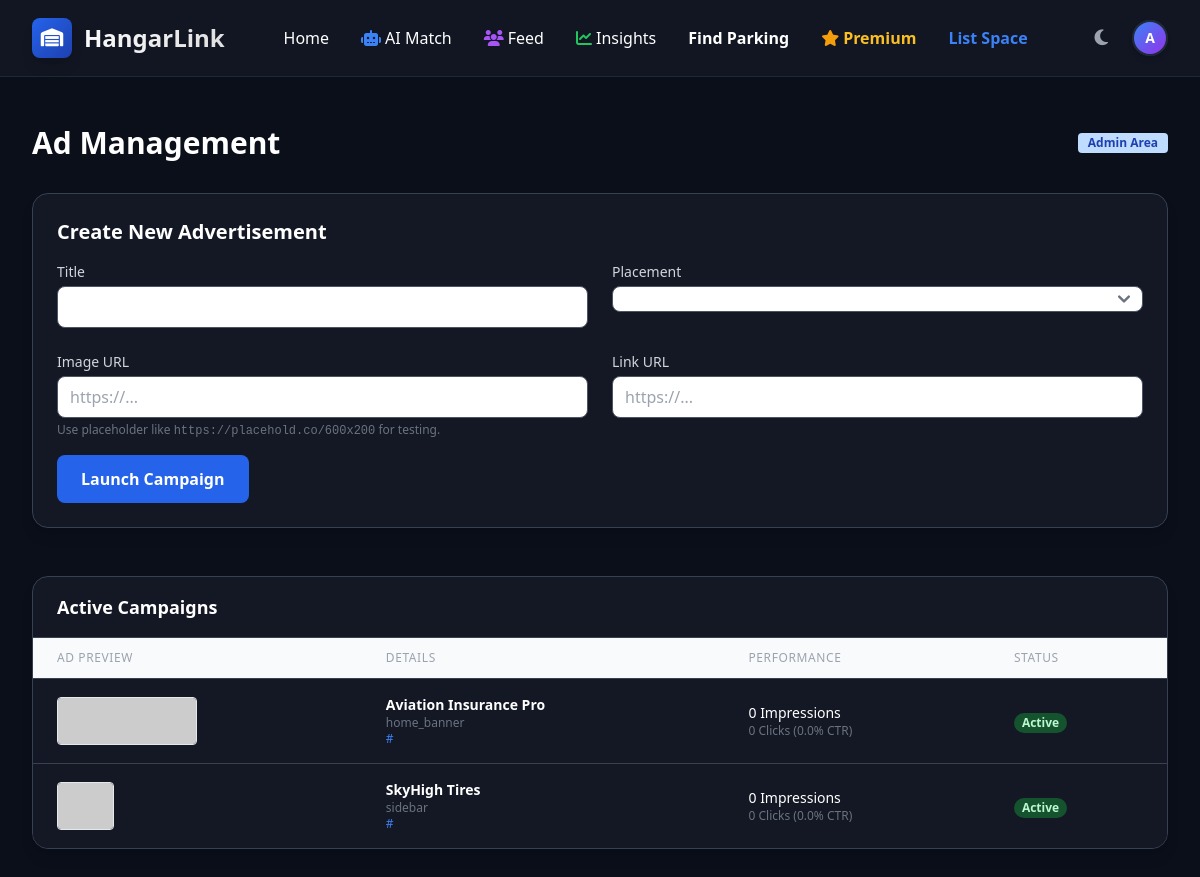
Page /admin/ads (signed in) on the committed database.
### models.py (models this page shows, shortened)
class User(UserMixin, db.Model):
    __tablename__ = 'users'
    id = db.Column(db.Integer, primary_key=True)
    username = db.Column(db.String(80), unique=True, nullable=False)
    email = db.Column(db.String(120), unique=True, nullable=False)
    password_hash = db.Column(db.String(200), nullable=False)
    role = db.Column(db.String(20), nullable=False)  # 'owner' or 'renter'
    created_at = db.Column(db.DateTime, default=datetime.utcnow)
    alert_enabled = db.Column(db.Boolean, default=False)
    alert_airport = db.Column(db.String(4), nullable=True)
    alert_max_price = db.Column(db.Float, nullable=True)
    alert_min_size = db.Column(db.Integer, nullable=True)
    alert_covered_only = db.Column(db.Boolean, default=False)
    listings = db.relationship('Listing', backref='owner', lazy=True)
    reputation_score = db.Column(db.Float, default=5.0)
    rentals_count = db.Column(db.Integer, default=0)
    is_premium = db.Column(db.Boolean, default=False)
    subscription_tier = db.Column(db.String(20), default='free')  # 'free', 'premium'
    stripe_customer_id = db.Column(db.String(100), nullable=True)
    stripe_subscription_id = db.Column(db.String(100), nullable=True)
    subscription_expires = db.Column(db.DateTime, nullable=True)
    has_analytics_access = db.Column(db.Boolean, default=False)
    analytics_expires_at = db.Column(db.DateTime, nullable=True)
    is_admin = db.Column(db.Boolean, default=False)
    search_count_today = db.Column(db.Integer, default=0)
    search_reset_date = db.Column(db.Date, nullable=True)
    points = db.Column(db.Integer, default=0)
    referral_code = db.Column(db.String(20), unique=True, nullable=True)
    referred_by_id = db.Column(db.Integer, db.ForeignKey('users.id'), nullable=True)
    is_certified = db.Column(db.Boolean, default=False)
    seasonal_alerts = db.Column(db.Boolean, default=True) # Feature 4

class Ad(db.Model):
    id = db.Column(db.Integer, primary_key=True)
    title = db.Column(db.String(100), nullable=False)
    image_url = db.Column(db.String(500), nullable=False)
    link_url = db.Column(db.String(500), nullable=False)
    placement = db.Column(db.String(50), default='home_banner') # home_banner, sidebar, listing_detail
    impressions = db.Column(db.Integer, default=0)
    clicks = db.Column(db.Integer, default=0)
    active = db.Column(db.Boolean, default=True)
    created_at = db.Column(db.DateTime, default=datetime.utcnow)

### routes.py (the view, shortened to what this page needs)
@app.route('/admin/ads', methods=['GET', 'POST'])
@login_required
@admin_required
def admin_ads():
    ads = Ad.query.all()
    return render_template('admin_ads.html', ads=ads)

### templates/admin_ads.html (shortened to what this page needs)
{% extends "base.html" %}
{% block content %}
<div class="min-h-screen bg-gray-50 dark:bg-dark-900 py-12">
    <div class="max-w-7xl mx-auto px-4 sm:px-6 lg:px-8">
        <div class="flex justify-between items-center mb-8">
            <h1 class="text-3xl font-bold text-gray-900 dark:text-white">Ad Management</h1>
            <span
                class="bg-blue-100 text-blue-800 text-xs font-semibold px-2.5 py-0.5 rounded dark:bg-blue-200 dark:text-blue-800">Admin
                Area</span>
        </div>
        <div
            class="bg-white dark:bg-dark-800 rounded-2xl shadow-lg p-6 mb-12 border border-gray-200 dark:border-gray-700">
            <h2 class="text-xl font-bold text-gray-800 dark:text-white mb-4">Create New Advertisement</h2>
            <form action="{{ url_for('admin_ads') }}" method="POST" class="space-y-4">
                <div class="grid grid-cols-1 md:grid-cols-2 gap-6">
                    <div>
                        <label class="block text-sm font-medium text-gray-700 dark:text-gray-300 mb-1">Title</label>
                        <input type="text" name="title" required
                            class="w-full rounded-lg border-gray-300 dark:border-gray-600 dark:bg-dark-700 dark:text-white focus:ring-blue-500 focus:border-blue-500">
                    </div>
                    <div>
                        <label class="block text-sm font-medium text-gray-700 dark:text-gray-300 mb-1">Placement</label>
                        <select name="placement"
                            class="w-full rounded-lg border-gray-300 dark:border-gray-600 dark:bg-dark-700 dark:text-white focus:ring-blue-500 focus:border-blue-500">
                            <option value="home_banner">Home Banner (Wide)</option>
                        </select>
                    </div>
                    <div>
                        <label class="block text-sm font-medium text-gray-700 dark:text-gray-300 mb-1">Image URL</label>
                        <input type="url" name="image_url" required placeholder="https://..."
                            class="w-full rounded-lg border-gray-300 dark:border-gray-600 dark:bg-dark-700 dark:text-white focus:ring-blue-500 focus:border-blue-500">
                        <p class="text-xs text-gray-500 mt-1">Use placeholder like
                            <code>https://placehold.co/600x200</code> for testing.</p>
                    </div>
                    <div>
                        <label class="block text-sm font-medium text-gray-700 dark:text-gray-300 mb-1">Link URL</label>
                        <input type="url" name="link_url" required placeholder="https://..."
                            class="w-full rounded-lg border-gray-300 dark:border-gray-600 dark:bg-dark-700 dark:text-white focus:ring-blue-500 focus:border-blue-500">
                    </div>
                </div>
                <button type="submit"
                    class="bg-blue-600 hover:bg-blue-700 text-white font-bold py-3 px-6 rounded-lg transition-colors w-full md:w-auto">
                    Launch Campaign
                </button>
            </form>
        </div>
        <div
            class="bg-white dark:bg-dark-800 rounded-2xl shadow-lg overflow-hidden border border-gray-200 dark:border-gray-700">
            <div class="px-6 py-4 border-b border-gray-200 dark:border-gray-700">
                <h3 class="text-lg font-bold text-gray-800 dark:text-white">Active Campaigns</h3>
            </div>
            <div class="overflow-x-auto">
                <table class="min-w-full divide-y divide-gray-200 dark:divide-gray-700">
                    <thead class="bg-gray-50 dark:bg-dark-700">
                        <tr>
                            <th
                                class="px-6 py-3 text-left text-xs font-medium text-gray-500 dark:text-gray-400 uppercase tracking-wider">
                                Ad Preview</th>
                            <th
                                class="px-6 py-3 text-left text-xs font-medium text-gray-500 dark:text-gray-400 uppercase tracking-wider">
                                Details</th>
                            <th
                                class="px-6 py-3 text-left text-xs font-medium text-gray-500 dark:text-gray-400 uppercase tracking-wider">
                                Performance</th>
                            <th
                                class="px-6 py-3 text-left text-xs font-medium text-gray-500 dark:text-gray-400 uppercase tracking-wider">
                                Status</th>
                        </tr>
                    </thead>
                    <tbody class="bg-white dark:bg-dark-800 divide-y divide-gray-200 dark:divide-gray-700">
                        {% for ad in ads %}
                        <tr>
                            <td class="px-6 py-4 whitespace-nowrap">
                                <img src="{{ ad.image_url }}" alt="Ad"
                                    class="h-12 w-auto rounded object-cover border border-gray-200">
                            </td>
                            <td class="px-6 py-4">
                                <div class="text-sm font-bold text-gray-900 dark:text-white">{{ ad.title }}</div>
                                <div class="text-xs text-gray-500">{{ ad.placement }}</div>
                                <a href="{{ ad.link_url }}" target="_blank"
                                    class="text-xs text-blue-500 hover:underline truncate block max-w-[150px]">{{
                                    ad.link_url }}</a>
                            </td>
                            <td class="px-6 py-4">
                                <div class="text-sm text-gray-900 dark:text-white">{{ ad.impressions }} Impressions
                                </div>
                                <div class="text-xs text-gray-500">{{ ad.clicks }} Clicks ({{ (ad.clicks /
                                    (ad.impressions or 1) * 100)|round(1) }}% CTR)</div>
                            </td>
                            <td class="px-6 py-4 whitespace-nowrap">
                                <span
                                    class="px-2 inline-flex text-xs leading-5 font-semibold rounded-full bg-green-100 text-green-800 dark:bg-green-900 dark:text-green-200">
                                    Active
                                </span>
                            </td>
                        </tr>
                        {% endfor %}
                    </tbody>
                </table>
            </div>
        </div>
    </div>
</div>
{% endblock %}

### templates/base.html (shortened to what this page needs)
<!DOCTYPE html>
<html lang="en" class="dark">
<head>
    <script src="https://cdn.tailwindcss.com"></script>
    <link href="https://cdnjs.cloudflare.com/ajax/libs/flowbite/2.2.1/flowbite.min.css" rel="stylesheet" />
    <link rel="stylesheet" href="https://cdnjs.cloudflare.com/ajax/libs/font-awesome/6.5.1/css/all.min.css" />
</head>
<body class="bg-platinum-100 dark:bg-dark-900 text-gray-900 dark:text-platinum-100 antialiased">
    <nav
        class="bg-white dark:bg-dark-800 border-b border-gray-200 dark:border-gray-800 sticky top-0 z-50 backdrop-blur-lg bg-opacity-90 dark:bg-opacity-90">
        <div class="max-w-7xl mx-auto px-4 sm:px-6 lg:px-8">
            <div class="flex flex-wrap items-center justify-between mx-auto py-4">
                <a href="{{ url_for('index') }}" class="flex items-center space-x-3 rtl:space-x-reverse group">
                    <div
                        class="w-10 h-10 bg-gradient-to-br from-blue-600 to-blue-800 rounded-lg flex items-center justify-center shadow-lg group-hover:shadow-xl transition-all">
                        <i class="fas fa-warehouse text-white text-lg"></i>
                    </div>
                    <span
                        class="self-center text-2xl font-bold whitespace-nowrap bg-gradient-to-r from-navy-900 to-blue-700 dark:from-platinum-100 dark:to-platinum-200 bg-clip-text text-transparent">HangarLink</span>
                </a>
                <div class="flex items-center md:order-2 space-x-3 md:space-x-4 rtl:space-x-reverse">
                    <button id="theme-toggle" type="button"
                        class="p-2 text-gray-500 dark:text-gray-400 hover:bg-gray-100 dark:hover:bg-gray-700 focus:outline-none focus:ring-4 focus:ring-gray-200 dark:focus:ring-gray-700 rounded-lg text-sm">
                        <i class="fas fa-moon text-lg" id="theme-toggle-dark-icon"></i>
                    </button>
                    {% if current_user.is_authenticated %}
                    <button type="button"
                        class="flex text-sm bg-gray-800 rounded-full md:me-0 focus:ring-4 focus:ring-gray-300 dark:focus:ring-gray-600"
                        id="user-menu-button" aria-expanded="false" data-dropdown-toggle="user-dropdown"
                        data-dropdown-placement="bottom">
                        <div
                            class="w-9 h-9 rounded-full bg-gradient-to-br from-blue-500 to-purple-600 flex items-center justify-center text-white font-bold border-2 border-white dark:border-gray-800 shadow-md">
                            {{ current_user.username[0]|upper }}
                        </div>
                    </button>
                    {% endif %}
                </div>
                <div class="items-center justify-between hidden w-full md:flex md:w-auto md:order-1" id="navbar-sticky">
                    <ul
                        class="flex flex-col p-4 md:p-0 mt-4 font-medium border border-gray-100 rounded-lg bg-gray-50 md:space-x-8 rtl:space-x-reverse md:flex-row md:mt-0 md:border-0 md:bg-white dark:bg-gray-800 md:dark:bg-transparent dark:border-gray-700">
                        <li>
                            <a href="{{ url_for('index') }}"
                                class="block py-2 px-3 text-gray-900 rounded hover:bg-gray-100 md:hover:bg-transparent md:hover:text-blue-700 md:p-0 dark:text-white md:dark:hover:text-blue-500 dark:hover:bg-gray-700 dark:hover:text-white md:dark:hover:bg-transparent dark:border-gray-700">Home</a>
                        </li>
                        <li>
                            <a href="{{ url_for('matches') }}"
                                class="block py-2 px-3 text-gray-900 rounded hover:bg-gray-100 md:hover:bg-transparent md:hover:text-blue-700 md:p-0 dark:text-white md:dark:hover:text-blue-500 dark:hover:bg-gray-700 dark:hover:text-white md:dark:hover:bg-transparent dark:border-gray-700">
                                <i class="fas fa-robot text-blue-500 mr-1 md:hidden lg:inline"></i>AI Match
                            </a>
                        </li>
                        <li>
                            <a href="{{ url_for('feed') }}"
                                class="block py-2 px-3 text-gray-900 rounded hover:bg-gray-100 md:hover:bg-transparent md:hover:text-blue-700 md:p-0 dark:text-white md:dark:hover:text-blue-500 dark:hover:bg-gray-700 dark:hover:text-white md:dark:hover:bg-transparent dark:border-gray-700">
                                <i class="fas fa-users text-purple-500 mr-1 md:hidden lg:inline"></i>Feed
                            </a>
                        </li>
                        <li>
                            <a href="{{ url_for('insights') }}"
                                class="block py-2 px-3 text-gray-900 rounded hover:bg-gray-100 md:hover:bg-transparent md:hover:text-blue-700 md:p-0 dark:text-white md:dark:hover:text-blue-500 dark:hover:bg-gray-700 dark:hover:text-white md:dark:hover:bg-transparent dark:border-gray-700">
                                <i class="fas fa-chart-line text-green-500 mr-1 md:hidden lg:inline"></i>Insights
                            </a>
                        </li>
                        <li>
                            <a href="{{ url_for('listings') }}"
                                class="block py-2 px-3 text-gray-900 rounded hover:bg-gray-100 md:hover:bg-transparent md:hover:text-blue-700 md:p-0 dark:text-white md:dark:hover:text-blue-500 dark:hover:bg-gray-700 dark:hover:text-white md:dark:hover:bg-transparent dark:border-gray-700 font-bold">Find
                                Parking</a>
                        </li>
                        <li>
                            <a href="{{ url_for('pricing') }}"
                                class="block py-2 px-3 text-gray-900 rounded hover:bg-gray-100 md:hover:bg-transparent md:hover:text-amber-500 md:p-0 dark:text-amber-400 md:dark:hover:text-amber-300 dark:hover:bg-gray-700 dark:hover:text-white md:dark:hover:bg-transparent dark:border-gray-700 font-bold">
                                <i class="fas fa-star text-amber-500 mr-1 md:hidden lg:inline"></i>Premium
                            </a>
                        </li>
                        {% if current_user.is_authenticated %}
                        <li>
                            <a href="{{ url_for('post_listing_confirm') }}"
                                class="block py-2 px-3 text-blue-600 rounded hover:bg-gray-100 md:hover:bg-transparent md:hover:text-blue-700 md:p-0 dark:text-blue-500 md:dark:hover:text-blue-400 dark:hover:bg-gray-700 dark:hover:text-white md:dark:hover:bg-transparent dark:border-gray-700 font-bold">List
                                Space</a>
                        </li>
                        {% endif %}
                    </ul>
                </div>
            </div>
        </div>
    </nav>
    <main>
        {% block content %}{% endblock %}
    </main>
</body>
</html>

### rows in the picture
User: username "A"
Ad: title "Aviation Insurance Pro", placement "home_banner", link_url "#", impressions "0", clicks "0", clicks+impressions "0.0"
Ad: title "SkyHigh Tires", placement "sidebar", link_url "#", impressions "0", clicks "0", clicks+impressions "0.0"
